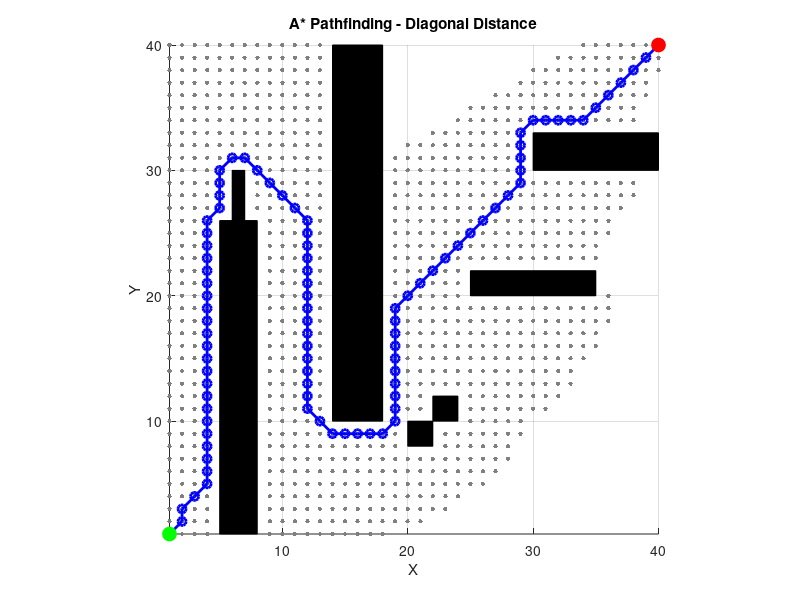

MATLAB code to generate this figure:
function A_star_pathfinding
    tic
    % Environment size
    MAX_ROWS = 40;
    MAX_COLS = 40;
    TOTAL_NODES = MAX_ROWS * MAX_COLS;
    LARGE_VALUE = 9999;

    % Start and goal positions
    startX = 1; startY = 1;
    goalX = 40; goalY = 40;

    % Obstacles [x1, y1, width, height]
    obstaclesrec = {[5,1,3,25],[6,26,1,4],[14,10,4,30],[20,8,2,2],[22,10,2,2],[25,20,10,2],[30,30,10,3]};

    % Define object size
    objectSize = 4; % Considering an object of 4*4

    % Perform A* search and receive parents array for path plotting
    [parents, searchArea] = aStarSearch(startX, startY, goalX, goalY, MAX_COLS, MAX_ROWS, TOTAL_NODES, LARGE_VALUE, obstaclesrec);
    toc

    % Plot the environment, obstacles, and the path
    plotEnvironmentAndPath(parents, searchArea, startX, startY, goalX, goalY, MAX_COLS, obstaclesrec, objectSize);
end

function idx = xyToIndex(x, y, MAX_COLS)
    idx = (y - 1) * MAX_COLS + (x - 1) + 1;
end

function [x, y] = indexToXY(idx, MAX_COLS)
    x = mod(idx - 1, MAX_COLS) + 1;
    y = floor((idx - 1) / MAX_COLS) + 1;
end

function distance = calculateDistance(x1, y1, x2, y2)
    dx = abs(x1 - x2);
    dy = abs(y1 - y2);
    D = 1; % Cost of moving horizontally or vertically
    D2 = sqrt(2); % Cost of moving diagonally (can be the same as D for grids where diagonal moves are allowed)
    distance = D * (dx + dy) + (D2 - 2 * D) * min(dx, dy);
end

% When not considering obstacle expansion
function isValid = isValidPosition(x, y, MAX_COLS, MAX_ROWS, obstaclesrec)
    isValid = x >= 1 && x <= MAX_COLS && y >= 1 && y <= MAX_ROWS;
    for i = 1:length(obstaclesrec)
        obstacle = obstaclesrec{i};
        if x >= obstacle(1) && x <= obstacle(1) + obstacle(3) && ...
           y >= obstacle(2) && y <= obstacle(2) + obstacle(4)
            isValid = false;
            break;
        end
    end
end

% function isValid = isValidPosition(x, y, MAX_COLS, MAX_ROWS, obstaclesrec)
%     isValid = x >= 1 && x <= MAX_COLS && y >= 1 && y <= MAX_ROWS;
%     expansion = 2; % Expand obstacle area by 2 nodes on each side
% 
%     for i = 1:length(obstaclesrec)
%         obstacle = obstaclesrec{i};
%         % Adjust obstacle coordinates to include the expansion
%         obstacleExpanded = [obstacle(1) - expansion, obstacle(2) - expansion, ...
%                             obstacle(3) + 2*expansion, obstacle(4) + 2*expansion];
% 
%         if x >= obstacleExpanded(1) && x <= obstacleExpanded(1) + obstacleExpanded(3) && ...
%            y >= obstacleExpanded(2) && y <= obstacleExpanded(2) + obstacleExpanded(4)
%             isValid = false;
%             break;
%         end
%     end
% end

function [openList, closedList, g, h, f, parents] = initializeGrid(TOTAL_NODES, LARGE_VALUE)
    openList = false(1, TOTAL_NODES);
    closedList = false(1, TOTAL_NODES);
    g = ones(1, TOTAL_NODES) * LARGE_VALUE;
    h = ones(1, TOTAL_NODES) * LARGE_VALUE;
    f = ones(1, TOTAL_NODES) * LARGE_VALUE;
    parents = -ones(1, TOTAL_NODES);
end

function [parents, searchArea] = aStarSearch(startX, startY, goalX, goalY, MAX_COLS, MAX_ROWS, TOTAL_NODES, LARGE_VALUE, obstaclesrec)
    [openList, closedList, g, h, f, parents] = initializeGrid(TOTAL_NODES, LARGE_VALUE);

    searchArea = false(1, TOTAL_NODES); % Initialize search area tracking
    
    startIdx = xyToIndex(startX, startY, MAX_COLS);
    goalIdx = xyToIndex(goalX, goalY, MAX_COLS);
    g(startIdx) = 0;
    h(startIdx) = calculateDistance(startX, startY, goalX, goalY);
    f(startIdx) = h(startIdx);
    openList(startIdx) = true;

    while true
        currentIdx = -1;
        minF = LARGE_VALUE;
        for i = 1:TOTAL_NODES
            if openList(i) && f(i) < minF
                minF = f(i);
                currentIdx = i;
            end
        end

        if currentIdx == -1
            disp('Path not found.');
            return;
        end

        if currentIdx == goalIdx
            return; % Parents array will be used for path reconstruction
        end

        openList(currentIdx) = false;
        closedList(currentIdx) = true;

        [currentX, currentY] = indexToXY(currentIdx, MAX_COLS);

        % Consider all eight directions
        for dx = -1:1
            for dy = -1:1
                if dx == 0 && dy == 0
                    continue;  % Skip the current node itself
                end
                
                newX = currentX + dx;
                newY = currentY + dy;
        
                % Boundary and obstacle check
                if newX < 1 || newX > MAX_COLS || newY < 1 || newY > MAX_ROWS || ~isValidPosition(newX, newY, MAX_COLS, MAX_ROWS, obstaclesrec)
                    continue;
                end
                
                neighborIdx = xyToIndex(newX, newY, MAX_COLS);
                if closedList(neighborIdx)
                    continue;  % Skip if neighbor is in the closed list
                end
        
                % Calculate g score for the neighbor
                if dx ~= 0 && dy ~= 0
                    % Diagonal movement
                    tentativeG = g(currentIdx) + sqrt(2);
                else
                    % Orthogonal movement
                    tentativeG = g(currentIdx) + 1;
                end
        
                % Continue with the rest of your A* logic...
                if ~openList(neighborIdx) || tentativeG < g(neighborIdx)
                    parents(neighborIdx) = currentIdx;
                    g(neighborIdx) = tentativeG;
                    h(neighborIdx) = max(abs(newX - goalX), abs(newY - goalY));  % Chebyshev distance for heuristic
                    f(neighborIdx) = g(neighborIdx) + h(neighborIdx);
                    openList(neighborIdx) = true;
                    searchArea(neighborIdx) = true;
                end
            end
        end
    end
    return; % Return both parents and searchArea for plotting
end

function plotEnvironmentAndPath(parents, searchArea, startX, startY, goalX, goalY, MAX_COLS, obstaclesrec, objectSize)
    [pathX, pathY, totalPathDistance] = reconstructPath(parents, goalX, goalY, startX, startY, MAX_COLS);

    figure; hold on; axis equal; grid on; axis([1 40 1 40]);
    title('A* Pathfinding - Diagonal Distance'); xlabel('X'); ylabel('Y');

    % Convert searchArea into (x, y) coordinates for plotting
    [searchY, searchX] = find(searchArea);
    for i = 1:length(searchX)
        [x, y] = indexToXY(searchX(i), MAX_COLS);
        plot(x, y, '.', 'MarkerEdgeColor', [0.5 0.5 0.5], 'MarkerSize', 10);
    end

    % Plot expanded obstacles
    % for i = 1:length(obstaclesrec)
    %         rect = obstaclesrec{i};
    %         % Calculate the center of the rectangle for plotting
    %         centerX = rect(1) + rect(3)/2;
    %         centerY = rect(2) + rect(4)/2;
    %         expansion = floor(objectSize/2);
    %         % Calculate expanded rectangle parameters
    %         expandedX = centerX - (rect(3)/2 + expansion);
    %         expandedY = centerY - (rect(4)/2 + expansion);
    %         expandedWidth = rect(3) + 2*expansion;
    %         expandedHeight = rect(4) + 2*expansion;
    %         % Plot a rectangle or use a scatter plot if you want to match the searched area style more closely
    %         % Here we use scatter for individual points to closely mimic the 'yo' marker style but in light blue
    %         [X, Y] = meshgrid(expandedX:expandedX+expandedWidth, expandedY:expandedY+expandedHeight);
    %         scatter(X(:), Y(:), 'MarkerEdgeColor', [1, 0, 0], 'Marker', '.', 'SizeData', 100); % Light blue color
    %         hold on;
    % end
    
    % Plot obstacles
    for i = 1:length(obstaclesrec)
        obstacle = obstaclesrec{i};
        rectangle('Position', [obstacle(1), obstacle(2), obstacle(3), obstacle(4)], 'FaceColor', [0 0 0]); % black color
    end
    
    % Plot path
    plot(pathX, pathY, 'b-o', 'LineWidth', 2);
    
    % Plot start and goal points
    plot(startX, startY, 'go', 'MarkerSize', 10, 'MarkerFaceColor', [0 1 0]); % green color
    plot(goalX, goalY, 'ro', 'MarkerSize', 10, 'MarkerFaceColor', [1 0 0]); % red color

    fprintf('Total path distance: %.2f units\n', totalPathDistance);
    
    hold off;
end

function [pathX, pathY, totalPathDistance] = reconstructPath(parents, goalX, goalY, startX, startY, MAX_COLS)
    idx = xyToIndex(goalX, goalY, MAX_COLS);
    pathX = goalX; % Initialize with the goal position
    pathY = goalY; % Initialize with the goal position
    totalPathDistance = 0; % Initialize total path distance
    
    while parents(idx) ~= -1
        nextIdx = parents(idx);
        [nextX, nextY] = indexToXY(nextIdx, MAX_COLS);
        
        % Determine if the movement is diagonal or orthogonal by comparing X and Y differences
        if abs(nextX - pathX(1)) == 1 && abs(nextY - pathY(1)) == 1
            totalPathDistance = totalPathDistance + sqrt(2); % Diagonal movement
        else
            totalPathDistance = totalPathDistance + 1; % Orthogonal movement
        end
        
        % Prepend the new position to the path
        pathX = [nextX, pathX];
        pathY = [nextY, pathY];
        
        idx = nextIdx; % Move to the next node in the path
    end
    
    % No need to add the start position to the beginning
    % because we start from the goal
end